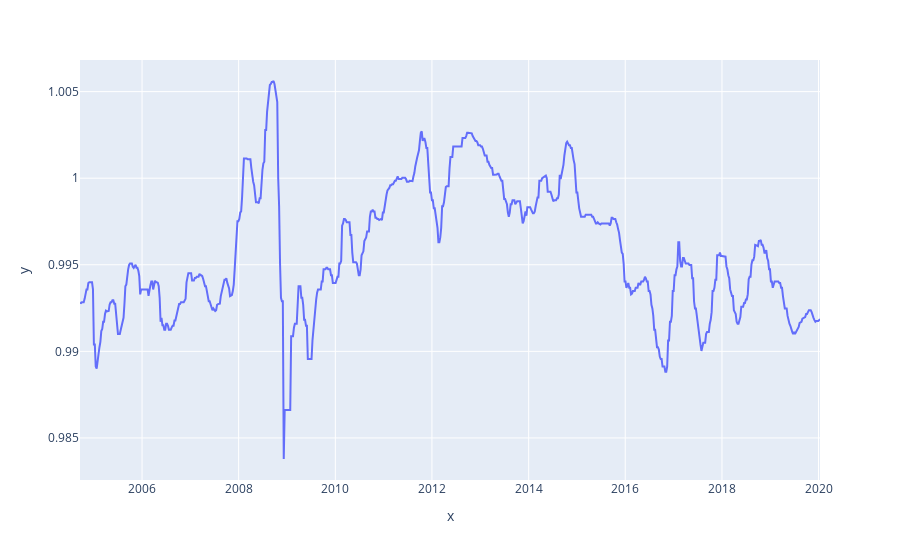

The notebook cell saved with this chart:
### Markdown cell above
#### Задание 2 (1 балл)

Как вы можете видеть, дисперсия временного ряда на различных участках неоднородна. Используйте какое-то преобразование (логарифмы, степени, показательные функции и прочие монотонные и обратимые преобразования преобразования), которое это немного подкорректирует. Безусловно, тут дисперсия кластеризуется, но этот эффект можно попытаться несколько уменьшить. Должно получиться что-то в духе картинки ниже, хотя визуально направления трендов могут различаться. (Например, если вы будете возводить в отрицательную степень). Абсолютно не обязательно, что сохранится исходный рисунок трендов.

Результат этого пункта необязательно использовать далее, можно работать с исходным рядом, подразумевая, что отсутствие преобразований будет заменено корректировками уже на отборе моделей (Так можно делать для ETS, например, когда вы хотите реализовать мультипликативную модель, что обсуждалось на лекции. Но лучше преобразовать. Для моделей ARIMA преобразование будет сделать необходимо, если возможно). Все прогнозы необходимо получить в исходных значениях (заказчику обычно нужен прогноз цены, а не экспоненты от степени цены), поэтому трансформацию нужно производить только для тренировочной части, а на прогнозах модели перед подсчётам метрики производить обратное преобразование. Обязательно учтите этот факт при написании заданий на кросс-валидацию.

### Code cell
# ༼ つ ◕_◕ ༽つ

### Figure 1 — Plotly figure (JSON) as saved in the notebook; plotly's stock layout.template omitted (floating-point values rounded to 4 significant figures; data arrays with more than 128 entries replaced by an {"elided": "..."} marker saying what was removed)
{"data": [{"hovertemplate": "x=%{x}<br>y=%{y}<extra></extra>", "legendgroup": "", "line": {"color": "#636efa", "dash": "solid"}, "mode": "lines", "name": "", "orientation": "v", "showlegend": false, "type": "scatter", "x": {"elided": "800 str values"}, "xaxis": "x", "y": {"elided": "800 float values"}, "yaxis": "y"}], "layout": {"legend": {"tracegroupgap": 0}, "margin": {"t": 60}, "xaxis": {"anchor": "y", "domain": [0, 1], "title": {"text": "x"}}, "yaxis": {"anchor": "x", "domain": [0, 1], "title": {"text": "y"}}}}
